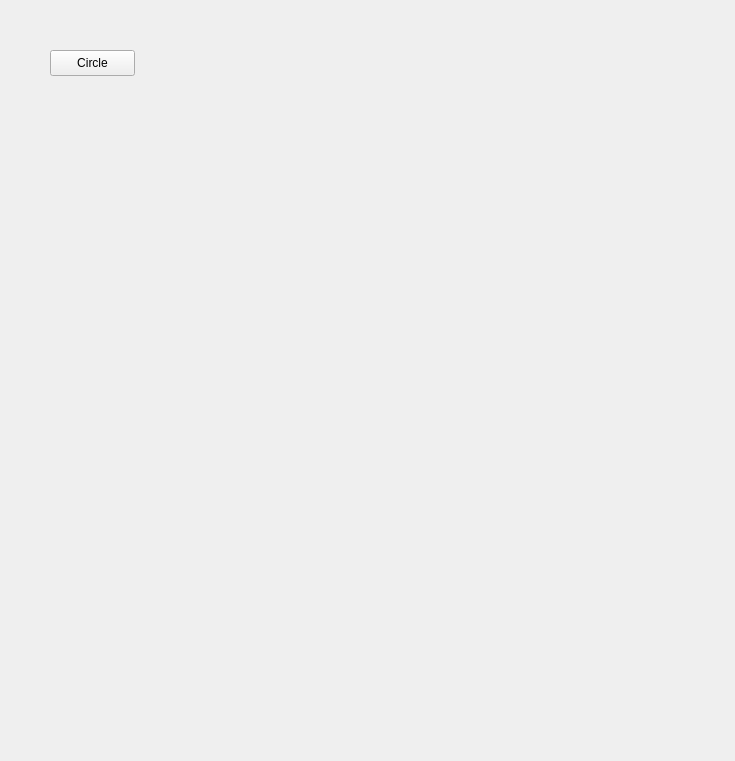
<?xml version="1.0" encoding="UTF-8"?>
<ui version="4.0">
 <class>Form</class>
 <widget class="QWidget" name="Form">
  <property name="geometry">
   <rect>
    <x>0</x>
    <y>0</y>
    <width>735</width>
    <height>761</height>
   </rect>
  </property>
  <property name="windowTitle">
   <string>Form</string>
  </property>
  <widget class="QPushButton" name="btn">
   <property name="geometry">
    <rect>
     <x>50</x>
     <y>50</y>
     <width>85</width>
     <height>26</height>
    </rect>
   </property>
   <property name="text">
    <string>Circle</string>
   </property>
  </widget>
 </widget>
 <resources/>
 <connections/>
</ui>
